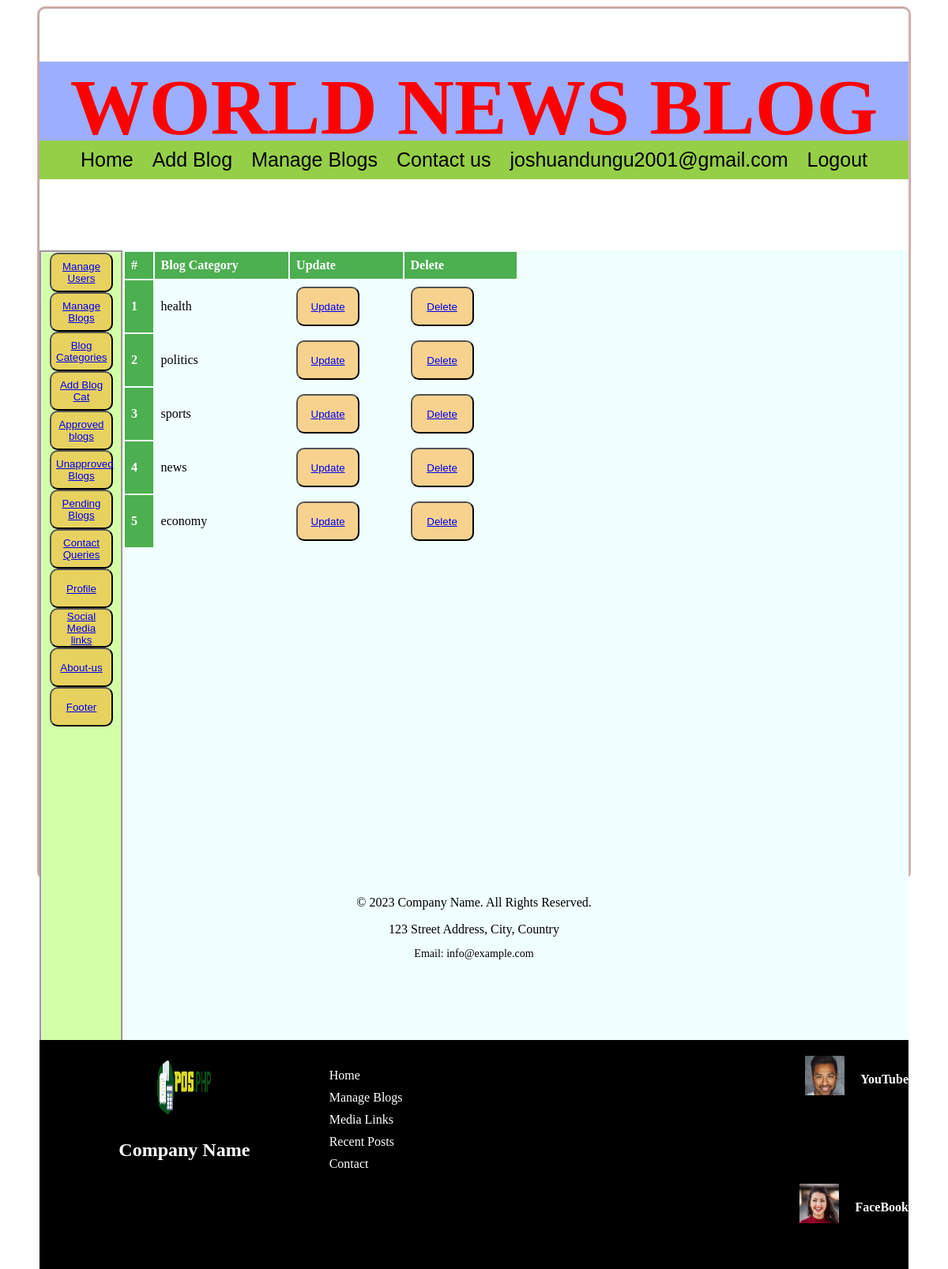
The app's page /admin/blog-categories.php (signed in) with its own data.
### tables this page shows
CREATE TABLE `blog_cat` (
  `cat_id` int(11) NOT NULL,
  `cat_title` varchar(100) NOT NULL
);

CREATE TABLE `media_links` (
  `id` int(11) NOT NULL,
  `media_name` varchar(100) NOT NULL,
  `media_link` varchar(100) NOT NULL,
  `media_image` varchar(100) NOT NULL
);

### admin/blog-categories.php (the view, shortened to what this page needs)
<?php include ('includes/header.php');?>
<br><br><br><br><br>
<main>
<div> <?php include ('includes/sidebar.php');?> </div>
<table>
            <thead><tr>
                <th>#</th>
                <th>Blog Category</th>
                <th>Update </th>
                <th>Delete</th>
                </tr>
            </thead>
<?php
include ('includes/connection.php');
    $query=mysqli_query($con, "SELECT * FROM blog_cat");
    $cnt=1;
    while($row=mysqli_fetch_array($query)){
        ?>
            <tbody>
                <tr>
            <th scope="row"><?php echo $cnt; ?></th>
            <td><?php echo $row['cat_title'];?></td>
            <td><button onclick="return confirm('Are you sure you want to update')"> <a href="update-blog-cat.php?updateid=<?php echo $row['cat_id'];?>">Update</a></button></td>
            <td><button onclick="return confirm('Are you sure you want to delete')"> <a href="blog-categories.php?delid=<?php echo $row['cat_id'];?>">Delete</a></button></td>
                </tr> <?php  $cnt=$cnt+1;} ?>
            </tbody>
        </table>
    </main>
    <?php include ('includes/footer.php');?>

### admin/includes/footer.php (shortened to what this page needs)
<footer>
        <div class="footer-container">
            <div class="footer-logo">
                <img src="logo.png" alt="Company Logo">
                <h1>Company Name</h1>
            </div>
            <div class="footer-links">
                <ul>
                    <li><a href="index.php">Home</a></li>
                    <li><a href="manage-blogs.php">Manage Blogs</a></li>
                    <li><a href="media-links.php">Media Links</a></li>
                    <li><a href="blog-posts.php">Recent Posts</a></li>
                    <li><a href="contact.php">Contact</a></li>
                </ul>
            </div>
            <?php include ('connection.php');
            $ret=mysqli_query($con," SELECT * FROM media_links");
            while($row=mysqli_fetch_array($ret)){
                ?>
            <div class="footer-social">
                <a href="<?php echo $row['media_link'];?>"><img src="images/<?php echo $row['media_image'];?>" width="50px" height="50px" alt="<?php echo $row['media_name'];?>" target="_blank"><br>
                <h4><?php echo $row['media_name'];?></a>
            </div>
        </div>
        <?php } ?>
        <div class="footer-info">
            <p>&copy; 2023 Company Name. All Rights Reserved.</p>
            <p>123 Street Address, City, Country</p>
            <p>Email: info@example.com</p>
        </div>
</body>
</html>

### admin/style.css (style rules this page uses)
body { height: 1200px; background-image:url(images/background.jpg); background-repeat: no-repeat; background-size: cover; background-position: center; }
main { width: 1100px; height: 1000px; text-align: center; overflow: auto; margin-left: auto; margin-right: auto; background-color: azure; }
footer { background-color: #000000; color: #fff; padding: 20px 0; height: 250px; overflow: scroll; max-width: 1100px; }
.footer-container { max-width: 1100px; margin: 0 auto; display: flex; justify-content: space-between; align-items: flex-start; flex-wrap: wrap; }
.footer-logo { flex: 1; display: flex; flex-direction: column; align-items: center; }
.footer-logo img { width: 80px; height: 80px; border-radius: 50%; margin-bottom: 10px; }
.footer-logo h1 { font-size: 24px; font-weight: bold; }
.footer-links { flex: 1; }
.footer-links ul { list-style: none; padding: 0; }
.footer-links ul li { margin-bottom: 10px; }
.footer-links ul li a { text-decoration: none; color: #fff; transition: color 0.3s ease; }
.footer-social { flex: 1; display: flex; justify-content: flex-end; }
.footer-social a { text-decoration: none; color: #fff; margin-left: 20px; }
.footer-info { flex: 1; text-align: center; margin-top: 20px; }
.footer-info p { margin-bottom: 10px; }
.footer-info p:last-child { font-size: 14px; }
button { background-color: rgba(255, 153, 0, 0.438); border-radius: 10px; height: 50px; width: 80px; box-sizing: border-box; text-align: center; color: white; cursor: pointer; }
table { width: 500px; height: fit-content; float:center; }
th, td { text-align: left; padding: 8px; }
th { background-color: #4CAF50; color: white; }

### records on screen
blog_cat: cat_title "health"
blog_cat: cat_title "politics"
blog_cat: cat_title "sports"
blog_cat: cat_title "news"
blog_cat: cat_title "economy"
media_links: media_image (picture), media_name "YouTube"
media_links: media_image (picture), media_name "FaceBook"

### other values on screen
$_SESSION['admin'] "joshuandungu2001@gmail.com"
